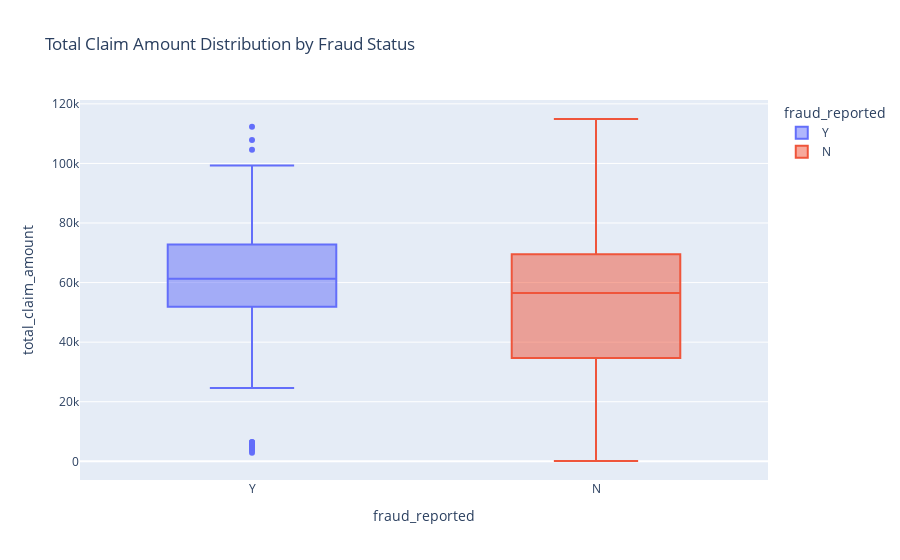
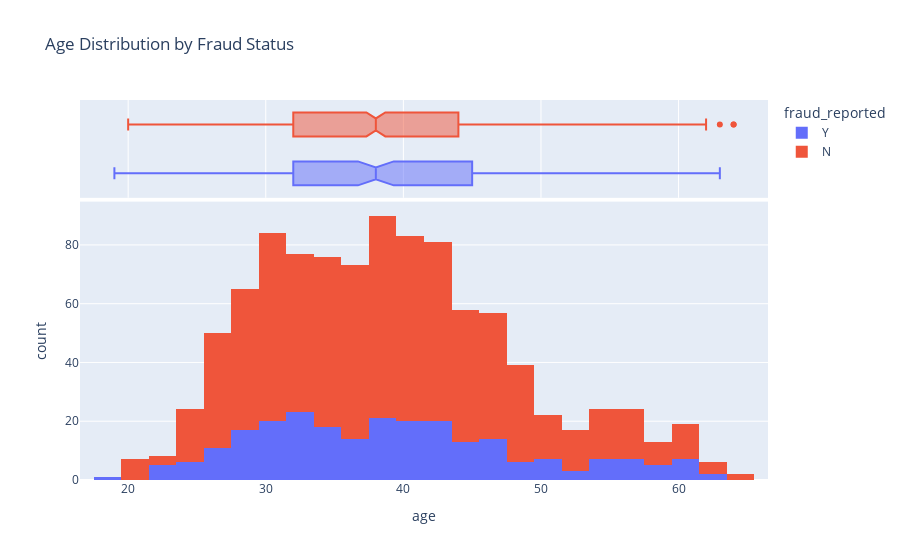
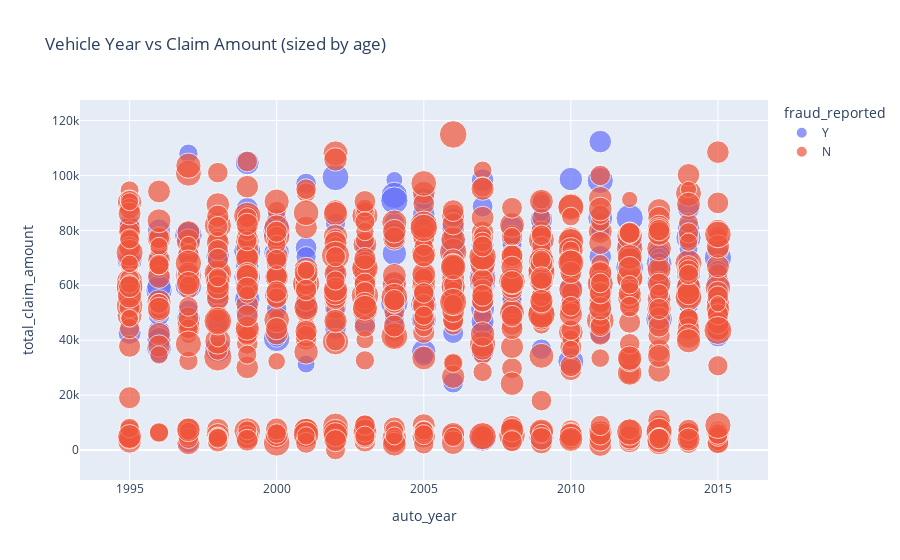

Notebook source saved alongside these figures, in order:
### Code cell
# Claim amount distribution by fraud status
fig = px.box(df, x='fraud_reported', y='total_claim_amount', 
             title='Total Claim Amount Distribution by Fraud Status',
             color='fraud_reported')
fig.show()

# Age distribution by fraud status
fig = px.histogram(df, x='age', color='fraud_reported', 
                   title='Age Distribution by Fraud Status',
                   marginal='box', nbins=30)
fig.show()

# Vehicle year vs fraud
fig = px.scatter(df, x='auto_year', y='total_claim_amount', 
                 color='fraud_reported', size='age',
                 title='Vehicle Year vs Claim Amount (sized by age)')
fig.show()

### Figure 1 — Plotly figure (JSON) as saved in the notebook; plotly's stock layout.template omitted (floating-point values rounded to 4 significant figures; data arrays with more than 128 entries replaced by an {"elided": "..."} marker saying what was removed)
{"data": [{"alignmentgroup": "True", "hovertemplate": "fraud_reported=%{x}<br>total_claim_amount=%{y}<extra></extra>", "legendgroup": "Y", "marker": {"color": "#636efa"}, "name": "Y", "notched": false, "offsetgroup": "Y", "orientation": "v", "showlegend": true, "type": "box", "x": {"elided": "247 str values"}, "x0": " ", "xaxis": "x", "y": {"elided": "247 int values"}, "y0": " ", "yaxis": "y"}, {"alignmentgroup": "True", "hovertemplate": "fraud_reported=%{x}<br>total_claim_amount=%{y}<extra></extra>", "legendgroup": "N", "marker": {"color": "#EF553B"}, "name": "N", "notched": false, "offsetgroup": "N", "orientation": "v", "showlegend": true, "type": "box", "x": {"elided": "753 str values"}, "x0": " ", "xaxis": "x", "y": {"elided": "753 int values"}, "y0": " ", "yaxis": "y"}], "layout": {"boxmode": "overlay", "legend": {"title": {"text": "fraud_reported"}, "tracegroupgap": 0}, "title": {"text": "Total Claim Amount Distribution by Fraud Status"}, "xaxis": {"anchor": "y", "categoryarray": ["Y", "N"], "categoryorder": "array", "domain": [0, 1], "title": {"text": "fraud_reported"}}, "yaxis": {"anchor": "x", "domain": [0, 1], "title": {"text": "total_claim_amount"}}}}

### Figure 2 — Plotly figure (JSON) as saved in the notebook; plotly's stock layout.template omitted (floating-point values rounded to 4 significant figures; data arrays with more than 128 entries replaced by an {"elided": "..."} marker saying what was removed)
{"data": [{"bingroup": "x", "hovertemplate": "fraud_reported=Y<br>age=%{x}<br>count=%{y}<extra></extra>", "legendgroup": "Y", "marker": {"color": "#636efa", "pattern": {"shape": ""}}, "name": "Y", "nbinsx": 30, "orientation": "v", "showlegend": true, "type": "histogram", "x": {"elided": "247 int values"}, "xaxis": "x", "yaxis": "y"}, {"hovertemplate": "fraud_reported=Y<br>age=%{x}<extra></extra>", "legendgroup": "Y", "marker": {"color": "#636efa"}, "name": "Y", "notched": true, "showlegend": false, "type": "box", "x": {"elided": "247 int values"}, "xaxis": "x2", "yaxis": "y2"}, {"bingroup": "x", "hovertemplate": "fraud_reported=N<br>age=%{x}<br>count=%{y}<extra></extra>", "legendgroup": "N", "marker": {"color": "#EF553B", "pattern": {"shape": ""}}, "name": "N", "nbinsx": 30, "orientation": "v", "showlegend": true, "type": "histogram", "x": {"elided": "753 int values"}, "xaxis": "x", "yaxis": "y"}, {"hovertemplate": "fraud_reported=N<br>age=%{x}<extra></extra>", "legendgroup": "N", "marker": {"color": "#EF553B"}, "name": "N", "notched": true, "showlegend": false, "type": "box", "x": {"elided": "753 int values"}, "xaxis": "x2", "yaxis": "y2"}], "layout": {"barmode": "relative", "legend": {"title": {"text": "fraud_reported"}, "tracegroupgap": 0}, "title": {"text": "Age Distribution by Fraud Status"}, "xaxis": {"anchor": "y", "domain": [0, 1], "title": {"text": "age"}}, "xaxis2": {"anchor": "y2", "domain": [0, 1], "matches": "x", "showgrid": true, "showticklabels": false}, "yaxis": {"anchor": "x", "domain": [0, 0.7326], "title": {"text": "count"}}, "yaxis2": {"anchor": "x2", "domain": [0.7426, 1], "matches": "y2", "showgrid": false, "showline": false, "showticklabels": false, "ticks": ""}}}

### Figure 3 — Plotly figure (JSON) as saved in the notebook; plotly's stock layout.template omitted (floating-point values rounded to 4 significant figures; data arrays with more than 128 entries replaced by an {"elided": "..."} marker saying what was removed)
{"data": [{"hovertemplate": "fraud_reported=Y<br>auto_year=%{x}<br>total_claim_amount=%{y}<br>age=%{marker.size}<extra></extra>", "legendgroup": "Y", "marker": {"color": "#636efa", "size": {"elided": "247 int values"}, "sizemode": "area", "sizeref": 0.16, "symbol": "circle"}, "mode": "markers", "name": "Y", "orientation": "v", "showlegend": true, "type": "scatter", "x": {"elided": "247 int values"}, "xaxis": "x", "y": {"elided": "247 int values"}, "yaxis": "y"}, {"hovertemplate": "fraud_reported=N<br>auto_year=%{x}<br>total_claim_amount=%{y}<br>age=%{marker.size}<extra></extra>", "legendgroup": "N", "marker": {"color": "#EF553B", "size": {"elided": "753 int values"}, "sizemode": "area", "sizeref": 0.16, "symbol": "circle"}, "mode": "markers", "name": "N", "orientation": "v", "showlegend": true, "type": "scatter", "x": {"elided": "753 int values"}, "xaxis": "x", "y": {"elided": "753 int values"}, "yaxis": "y"}], "layout": {"legend": {"itemsizing": "constant", "title": {"text": "fraud_reported"}, "tracegroupgap": 0}, "title": {"text": "Vehicle Year vs Claim Amount (sized by age)"}, "xaxis": {"anchor": "y", "domain": [0, 1], "title": {"text": "auto_year"}}, "yaxis": {"anchor": "x", "domain": [0, 1], "title": {"text": "total_claim_amount"}}}}
